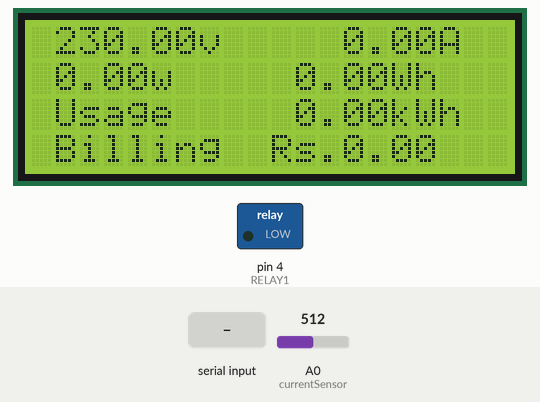
Bench run of a sketch on a simulated Arduino Uno, built with avr-gcc and run on an emulated ATmega328P. Shown: 20×4 character LCD, switched loads named in the sketch (green lamp = pin HIGH). The test bench sets the inputs (shaded band); at power-on: A0 (currentSensor) = 512. The modem accepts every AT command (registered, SIM ready, sends succeed) and sends nothing else; what the sketch prints to the serial monitor is not drawn.

Above: at 13.9 s.
14.0 s: A0 (currentSensor) set to 531
At 15.8 s:
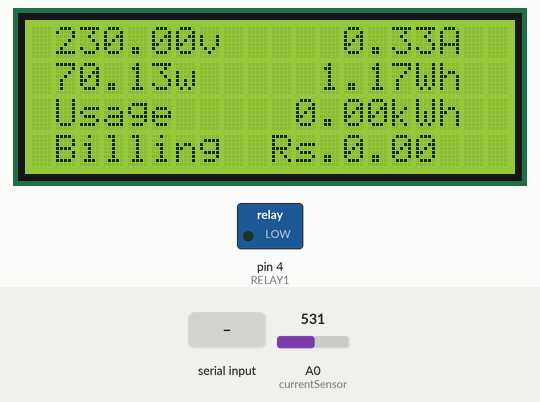
17.0 s: A0 (currentSensor) set to 550
At 19.4 s:
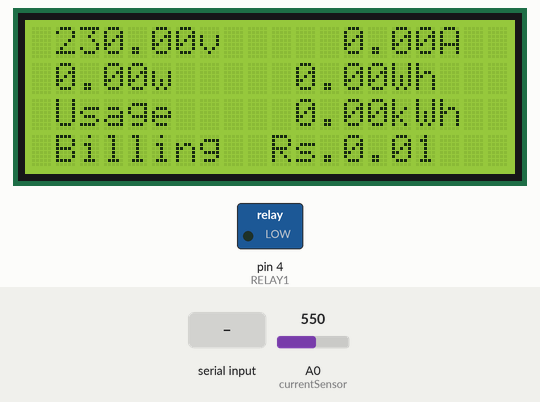
19.7 s: A0 (currentSensor) set to 511
At 21.1 s:
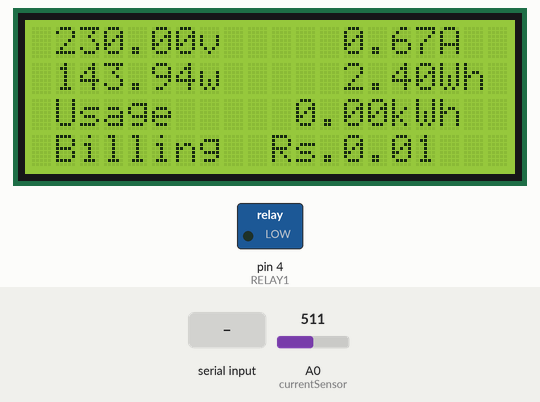
22.7 s: A0 (currentSensor) set to 488
At 25.4 s:
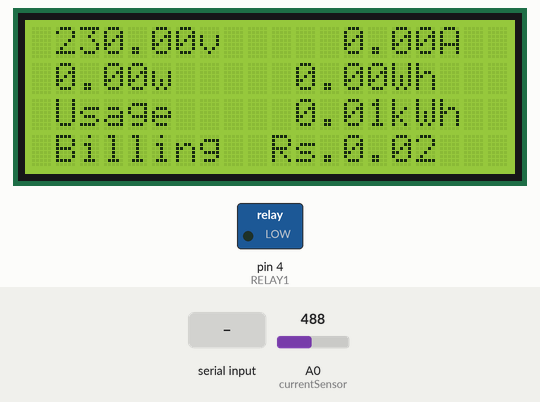
25.7 s: "AT+\n" received over Serial
At 28.5 s:
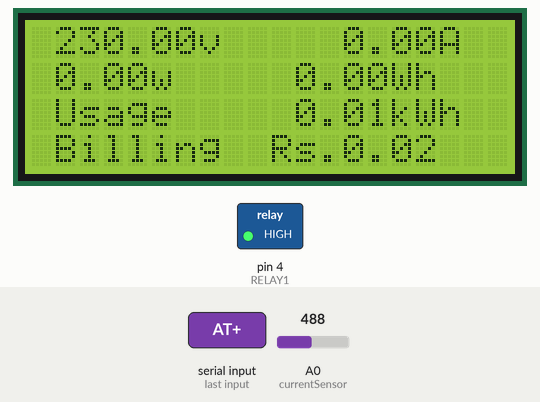
28.7 s: A0 (currentSensor) set to 453
At 29.6 s:
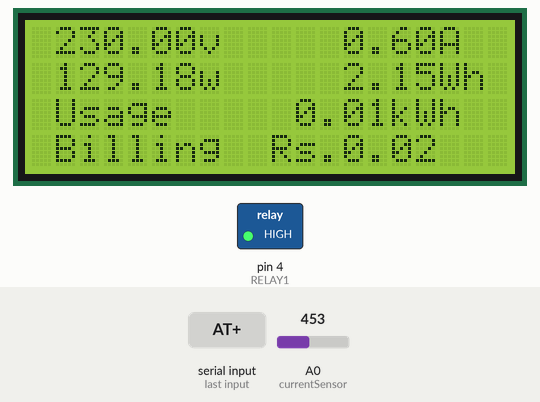
Timing chart, 0 to 31.7 s (numbered marks = the images above; inputs shaded):
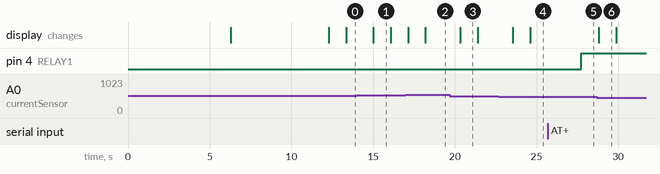

Measured:
- after the input at 14.0 s, the display: changes after 1.0 s (image 1)
- after the input at 17.0 s, the display: first changes after 0.14 s (image 2 shows a later state)
- after the input at 19.7 s, the display: changes after 0.64 s (image 3)
- after the input at 22.7 s, the display: first changes after 0.84 s (image 4 shows a later state)
- after the input at 25.7 s, pin 4 (RELAY1): LOW → HIGH after 2.0 s
- after the input at 28.7 s, the display: changes after 0.10 s (image 6)
- what the display in image 1 shows lasts 1.1 s, from 15.0 s to 16.1 s

The sketch:

ebill.ino
```cpp
#include <SoftwareSerial.h>
SoftwareSerial GSM(2, 3); // RX, TX
#include <LiquidCrystal_I2C.h>

LiquidCrystal_I2C lcd(0x27, 20, 4); // Set the LCD I2C address
const int currentSensor = A0; // voltage pin
const int voltageSensor = A1; // voltage pin , not use voltagee sensor :(
int mVperAmp = 100; // use 100 for 20A Module and 66 for 30A Module
double sumKWH = 0.00000;
float WH = 0;//energy consumption in watt hour
float KWH = 0;
double sumRupees = 0.00000;//Total energy consumption in rupees
float rupees = 0;//energy consumption in rupees
double Voltage = 0;//AC supply peak voltage
double vrms = 0;//AC supply rms voltage
double current = 0;//load peak current
double irms = 0;//load rms current
double power = 0;//
#define RELAY1 4

enum _parseState {
  PS_DETECT_MSG_TYPE,

  PS_IGNORING_COMMAND_ECHO,

  PS_HTTPACTION_TYPE,
  PS_HTTPACTION_RESULT,
  PS_HTTPACTION_LENGTH,

  PS_HTTPREAD_LENGTH,
  PS_HTTPREAD_CONTENT
};

enum _actionState {
  AS_IDLE,
  AS_WAITING_FOR_RESPONSE
};

byte actionState = AS_IDLE;
unsigned long lastActionTime = 0;

byte parseState = PS_DETECT_MSG_TYPE;
char buffer[80];
byte pos = 0;

int contentLength = 0;

void resetBuffer() {
  memset(buffer, 0, sizeof(buffer));
  pos = 0;
}

void sendGSM(const char* msg, int waitMs = 500) {
  GSM.println(msg);
  while(GSM.available()) {
    parseATText(GSM.read());
  }
  delay(waitMs);
}

void setup()
{
  GSM.begin(9600);
  Serial.begin(9600);

  sendGSM("AT+SAPBR=3,1,\"APN\",\"ppwap\"");
  sendGSM("AT+SAPBR=1,1",3000);
  sendGSM("AT+HTTPINIT");
  sendGSM("AT+HTTPPARA=\"CID\",1");
 // sendGSM("AT+HTTPPARA=\"URL\",\"http://www.iforce2d.net/test.php\"");
   sendGSM("AT+HTTPPARA=\"URL\",\"http://www.ceb-ebilling.000webhostapp.com/ceb/add.php?acid='AC00010'&unit=");
sendGSM(char(sumKWH));
sendGSM("\"");

// set up the LCD's number of columns and rows:
    lcd.init();                      // initialize the lcd
  // Print a message to the LCD.
  lcd.backlight();
  welcome();
  pinMode(RELAY1, OUTPUT);
}

void loop()
{
  if (Serial.available())
  {
    int state = Serial.parseInt();
    if (state == 0)
    {
      digitalWrite(RELAY1, 1);          // Turns Off Relays 1
      Serial.println("Light OFF");
    }
    if (state == 1)
    {
      digitalWrite(RELAY1, 0);         // Turns Relay On
      Serial.println("Light ON");
    }
  }
  energyCalculations();
  //////
  unsigned long now = millis();

  if ( actionState == AS_IDLE ) {
    if ( now > lastActionTime + 5000 ) {
      sendGSM("AT+HTTPACTION=0");
      lastActionTime = now;
      actionState = AS_WAITING_FOR_RESPONSE;
    }
  }

  while(GSM.available()) {
    lastActionTime = now;
    parseATText(GSM.read());
  }
}

void parseATText(byte b) {

  buffer[pos++] = b;

  if ( pos >= sizeof(buffer) )
    resetBuffer(); // just to be safe

  /*
   // Detailed debugging
   Serial.println();
   Serial.print("state = ");
   Serial.println(state);
   Serial.print("b = ");
   Serial.println(b);
   Serial.print("pos = ");
   Serial.println(pos);
   Serial.print("buffer = ");
   Serial.println(buffer);*/

  switch (parseState) {
  case PS_DETECT_MSG_TYPE:
    {
      if ( b == '\n' )
        resetBuffer();
      else {
        if ( pos == 3 && strcmp(buffer, "AT+") == 0 ) {
          parseState = PS_IGNORING_COMMAND_ECHO;
        }
        else if ( b == ':' ) {
          //Serial.print("Checking message type: ");
          //Serial.println(buffer);

          if ( strcmp(buffer, "+HTTPACTION:") == 0 ) {
            Serial.println("Received HTTPACTION");
            parseState = PS_HTTPACTION_TYPE;
          }
          else if ( strcmp(buffer, "+HTTPREAD:") == 0 ) {
            Serial.println("Received HTTPREAD");
            parseState = PS_HTTPREAD_LENGTH;
          }
          resetBuffer();
        }
      }
    }
    break;

  case PS_IGNORING_COMMAND_ECHO:
    {
      if ( b == '\n' ) {
        Serial.print("Ignoring echo: ");
        Serial.println(buffer);
        parseState = PS_DETECT_MSG_TYPE;
        resetBuffer();
      }
    }
    break;

  case PS_HTTPACTION_TYPE:
    {
      if ( b == ',' ) {
        Serial.print("HTTPACTION type is ");
        Serial.println(buffer);
        parseState = PS_HTTPACTION_RESULT;
        resetBuffer();
      }
    }
    break;

  case PS_HTTPACTION_RESULT:
    {
      if ( b == ',' ) {
        Serial.print("HTTPACTION result is ");
        Serial.println(buffer);
        parseState = PS_HTTPACTION_LENGTH;
        resetBuffer();
      }
    }
    break;

  case PS_HTTPACTION_LENGTH:
    {
      if ( b == '\n' ) {
        Serial.print("HTTPACTION length is ");
        Serial.println(buffer);

        // now request content
        GSM.print("AT+HTTPREAD=0,");
        GSM.println(buffer);

        parseState = PS_DETECT_MSG_TYPE;
        resetBuffer();
      }
    }
    break;

  case PS_HTTPREAD_LENGTH:
    {
      if ( b == '\n' ) {
        contentLength = atoi(buffer);
        Serial.print("HTTPREAD length is ");
        Serial.println(contentLength);

        Serial.print("HTTPREAD content: ");

        parseState = PS_HTTPREAD_CONTENT;
        resetBuffer();
      }
    }
    break;

  case PS_HTTPREAD_CONTENT:
    {
      // for this demo I'm just showing the content bytes in the serial monitor
      Serial.write(b);

      contentLength--;

      if ( contentLength <= 0 ) {

        // all content bytes have now been read

        parseState = PS_DETECT_MSG_TYPE;
        resetBuffer();

        Serial.print("\n\n\n");

        actionState = AS_IDLE;
      }
    }
    break;
  }
}

//////////

void energyCalculations() {

  // getting voltage from Input PIN
  //Voltage = getVPP(0);
  vrms = 230; //find total voltage
  // getting current from Input PIN
  current = getVPP(1);
  irms = (current / 2.0) * 0.707 * 1000 / mVperAmp;
  power = (vrms * irms * 0.9297);
  if (power < 30) {
    power = 0;
    irms = 0;
  }

  //WH = (power / 3600);
  WH = (power / 60);
  KWH = (WH / 1000);
  sumKWH = sumKWH + KWH;
  rupees = getReading();
  sumRupees = sumRupees + rupees ;

  lcd.setCursor(1, 0);
  lcd.print(vrms);
  lcd.print("v     ");
  lcd.print(irms);
  lcd.print("A");
  lcd.setCursor(1, 1);
  lcd.print(power);
  lcd.print("w     ");
  lcd.print(WH);
  lcd.print("Wh ");
  lcd.setCursor(1, 2);
  lcd.print("Usage     ");
  lcd.print(sumKWH);
  lcd.print("kWh");
  lcd.setCursor(1, 3);
  lcd.print("Billing  Rs.");
  lcd.print(sumRupees);

}

float getVPP(int pinValue)
{
  // pinValue = 0 means it is Voltage Input , pinValue = 1 means it is Current Input
  float result;

  int readValue;             // value read from the sensor
  int maxValue = 0;          // store max value here
  int minValue = 1024;          // store min value here

  uint32_t start_time = millis();
  while ((millis() - start_time) < 1000) //sample for 1 Sec
  {
    if (pinValue == 0)
    {
      // reading Voltage Input PIN
      readValue = analogRead(voltageSensor);
    }
    else if (pinValue == 1)
    {
      // reading Current Input PIN
      readValue = analogRead(currentSensor);
    }

    // see if you have a new maxValue
    if (readValue > maxValue)
    {
      /*record the maximum sensor value*/
      maxValue = readValue;
    }
    if (readValue < minValue)
    {
      /*record the maximum sensor value*/
      minValue = readValue;
    }
  }

  // Subtract min from max
  result = ((maxValue - minValue) * 5.0) / 1024.0;

  return result;
}


float getReading()
{

  float solution;

  if (sumKWH <= 30)
    solution = (KWH * 2.50);
  if (( sumKWH > 31 ) && ( sumKWH <= 60 ))
    solution = ( KWH * 4.85 );
  if (( sumKWH > 61 ) && (sumKWH <= 90))
    solution = (KWH * 10.00);
  if (( sumKWH > 91 ) && (sumKWH <= 120))
    solution = (KWH * 27.75);
  if (( sumKWH > 121 ) && (sumKWH <= 180))
    solution = (KWH * 32.00);
  if (sumKWH > 180)
    solution = (KWH * 45.00);

  return solution;

}

void welcome() {

  lcd.setCursor(7, 0);
  lcd.print("CEYLON");
  lcd.setCursor(5, 1);
  lcd.print("ELECTRICITY");
  lcd.setCursor(8, 2);
  lcd.print("BOARD");
  lcd.setCursor(3, 3);
  lcd.print("eBILLING SYSTEM");
  delay(6000);
  lcd.clear();

//  lcd.setCursor(8, 0);
//  lcd.print("IIT");
//  lcd.setCursor(6, 1);
//  lcd.print("SOFTWARE");
//  lcd.setCursor(5, 2);
//  lcd.print("ENGINEERING");
//  lcd.setCursor(4, 3);
//  lcd.print("GROUP PROJECT");
//  delay(4000);
  lcd.clear();

  lcd.home();

}

void powerUp()
{
  pinMode(9, OUTPUT);
  digitalWrite(9,LOW);
  delay(1000);
  digitalWrite(9,HIGH);
  delay(2000);
  digitalWrite(9,LOW);
  delay(3000);
}
```
